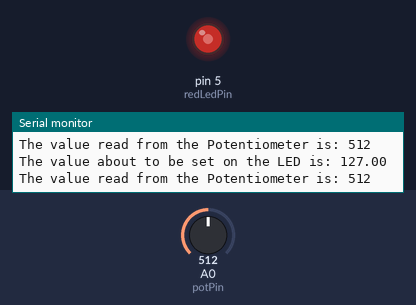
A sketch run on a simulated Arduino Uno, built with avr-gcc and run on an emulated ATmega328P. Parts: output pins drawn as LEDs (lit = HIGH), the last lines printed to the serial monitor. The test bench sets the inputs (shaded band); at power-on: A0 (potPin) = 512.

Above: at 1.2 s.
1.3 s: A0 (potPin) set to 418
At 2.7 s:
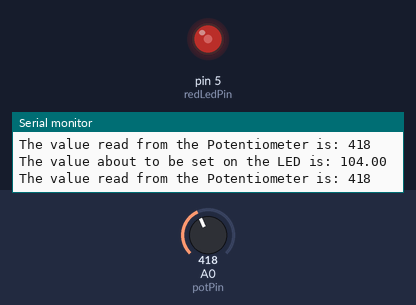
4.3 s: A0 (potPin) set to 389
At 4.7 s:
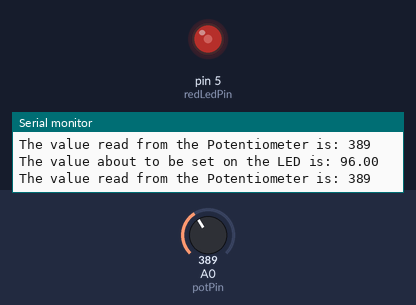
7.3 s: A0 (potPin) set to 106
At 8.1 s:
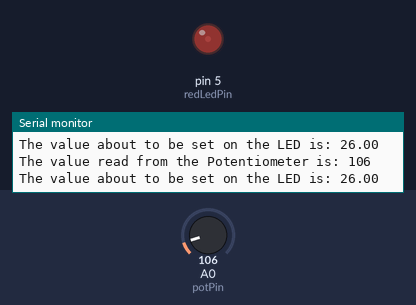
8.9 s: A0 (potPin) set to 92
At 9.8 s:
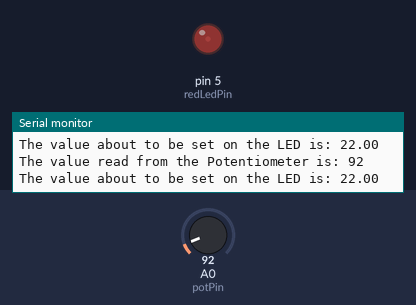
11.9 s: A0 (potPin) set to 0
At 13.1 s:
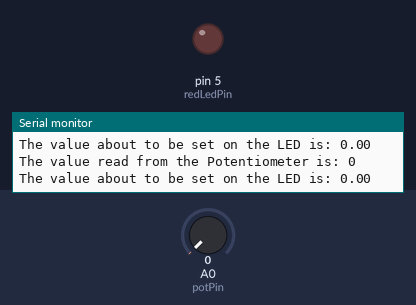
13.4 s: A0 (potPin) set to 8
At 14.2 s:
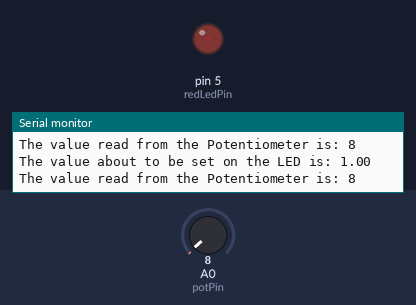
16.4 s: A0 (potPin) set to 11
Timing chart, 0 to 19.4 s (numbered marks = the images above; inputs shaded):
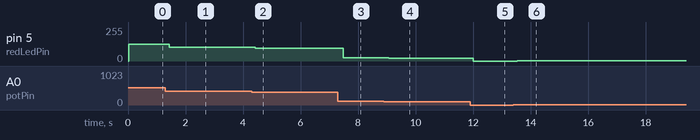

The sketch:

program.ino
```cpp
// Pins set up
int potPin = A0;
int redLedPin = 5;

// holds the value read from the potentiometer
int potReadValue;

// value from 0 - 255
float ledVoltage = 0;

void setup() {
  Serial.begin(9600);
  pinMode(potPin, INPUT);
  pinMode(redLedPin, OUTPUT);
}

void loop() {

  potReadValue = analogRead(potPin);
  Serial.print("The value read from the Potentiometer is: ");
  Serial.println(potReadValue);

  ledVoltage = map(potReadValue, 0, 1023, 0, 255);
  Serial.print("The value about to be set on the LED is: ");
  Serial.println(ledVoltage);

  analogWrite(redLedPin, ledVoltage);
}
```

Measured:
- after the input at 1.3 s, pin 5 (redLedPin): 127/255 → 104/255 after 0.13 s
- after the input at 4.3 s, pin 5 (redLedPin): 104/255 → 96/255 after 0.12 s
- after the input at 7.3 s, pin 5 (redLedPin): 96/255 → 26/255 after 0.19 s
- after the input at 8.9 s, pin 5 (redLedPin): 26/255 → 22/255 after 0.17 s
- after the input at 11.9 s, pin 5 (redLedPin): 22/255 → 0/255 after 0.10 s
- after the input at 13.4 s, pin 5 (redLedPin): 0/255 → 1/255 after 0.13 s
- after the input at 16.4 s, pin 5 (redLedPin): 1/255 → 2/255 after 0.19 s
